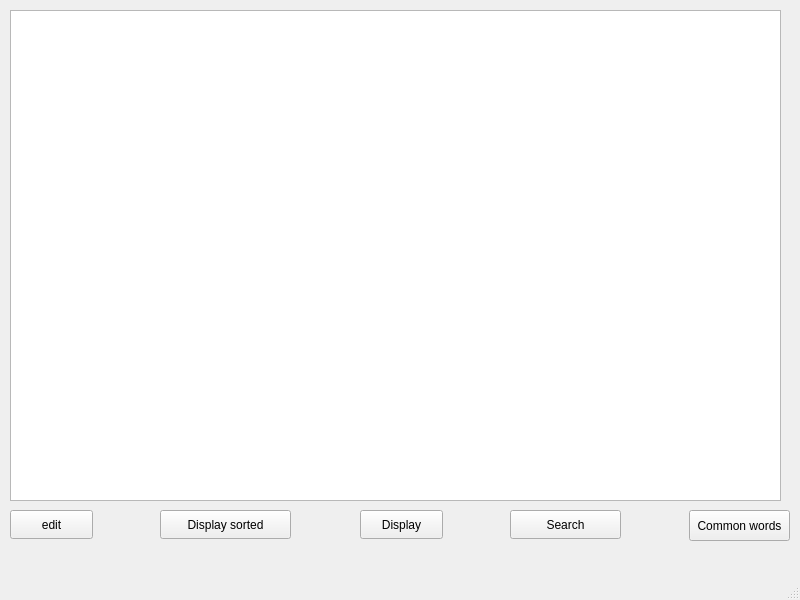
<?xml version="1.0" encoding="UTF-8"?>
<ui version="4.0">
 <class>finalmenu</class>
 <widget class="QMainWindow" name="finalmenu">
  <property name="geometry">
   <rect>
    <x>0</x>
    <y>0</y>
    <width>800</width>
    <height>600</height>
   </rect>
  </property>
  <property name="windowTitle">
   <string>MainWindow</string>
  </property>
  <widget class="QWidget" name="centralwidget">
   <widget class="QPushButton" name="pushButton">
    <property name="geometry">
     <rect>
      <x>10</x>
      <y>510</y>
      <width>83</width>
      <height>29</height>
     </rect>
    </property>
    <property name="text">
     <string>edit</string>
    </property>
   </widget>
   <widget class="QPushButton" name="pushButton_2">
    <property name="geometry">
     <rect>
      <x>160</x>
      <y>510</y>
      <width>131</width>
      <height>29</height>
     </rect>
    </property>
    <property name="text">
     <string>Display sorted</string>
    </property>
   </widget>
   <widget class="QPushButton" name="pushButton_3">
    <property name="geometry">
     <rect>
      <x>360</x>
      <y>510</y>
      <width>83</width>
      <height>29</height>
     </rect>
    </property>
    <property name="text">
     <string>Display</string>
    </property>
   </widget>
   <widget class="QPushButton" name="Search">
    <property name="geometry">
     <rect>
      <x>510</x>
      <y>510</y>
      <width>111</width>
      <height>29</height>
     </rect>
    </property>
    <property name="text">
     <string>Search</string>
    </property>
   </widget>
   <widget class="QTextBrowser" name="textBrowser">
    <property name="geometry">
     <rect>
      <x>10</x>
      <y>10</y>
      <width>771</width>
      <height>491</height>
     </rect>
    </property>
    <property name="font">
     <font>
      <pointsize>10</pointsize>
     </font>
    </property>
   </widget>
   <widget class="QPushButton" name="pushButton_4">
    <property name="geometry">
     <rect>
      <x>689</x>
      <y>510</y>
      <width>101</width>
      <height>31</height>
     </rect>
    </property>
    <property name="text">
     <string>Common words</string>
    </property>
   </widget>
  </widget>
  <widget class="QMenuBar" name="menubar">
   <property name="geometry">
    <rect>
     <x>0</x>
     <y>0</y>
     <width>800</width>
     <height>21</height>
    </rect>
   </property>
  </widget>
  <widget class="QStatusBar" name="statusbar"/>
 </widget>
 <resources/>
 <connections/>
</ui>
